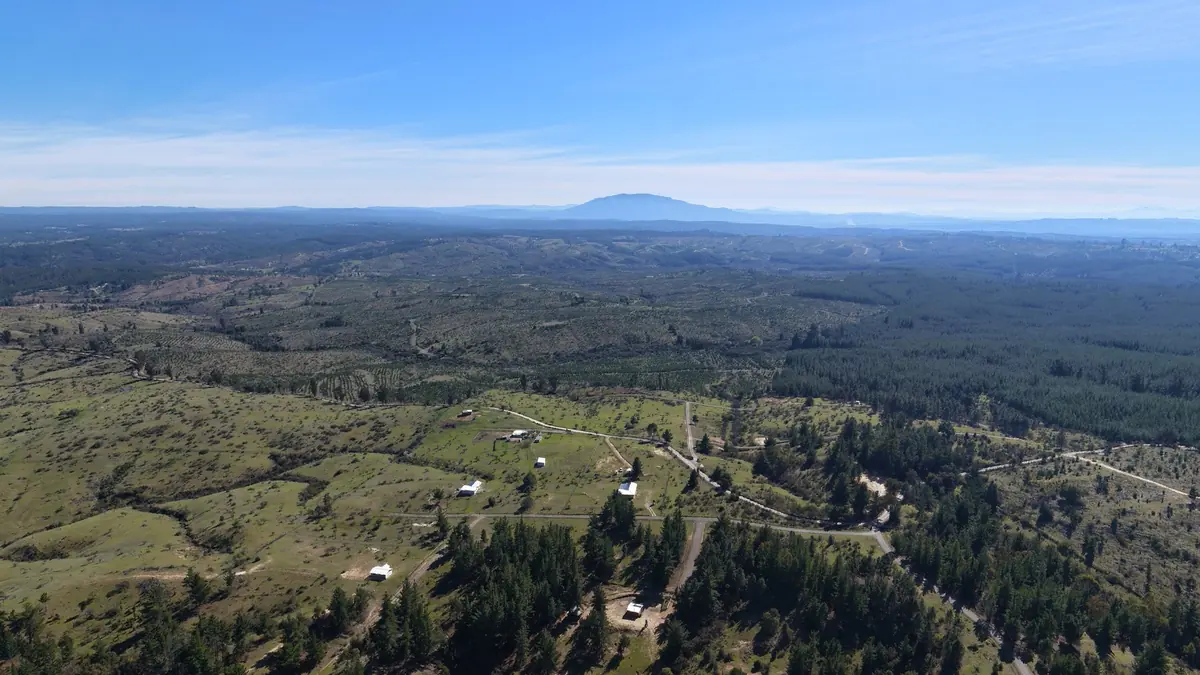
#> input picture landing/hero-chico.webp, 1200 x 675 px; its folder holds only this picture in this run
$ python -i satelite.py   (imports and definitions only)
#> lines starting #> are read from the running program, lines starting #| are printed output that depends on the picture
"""Calzar una vista contra la imagen satelital cuando los caminos no alcanzan.

La calibración con los caminos (calibracion.py) necesita caminos claros en la foto, y
deja la inclinación atada al horizonte (horizonte.py). En Parque Algarrobo fallaron
las dos cosas juntas: cerros, bruma de costa y el sol bajo hicieron que el horizonte
diera inclinaciones de 1 a 3° que la foto no tenía, la búsqueda con los caminos se fue
al tope en las tres vistas, y el dibujo quedó 20 a 40 m corrido, distinto en cada foto.

Lo que sí se ve en cualquier foto es dónde hay vegetación y dónde no. Sentinel-2
publica cada pocos días una imagen de todo el planeta a 10 m, bien georreferenciada,
y de ella sale el verdor del suelo (NDVI). Se proyecta la foto del dron sobre el suelo
con la pose que se está probando y se busca la pose con que el verdor de la foto más
se parece al del satélite: bosque sobre bosque, pradera sobre pradera, camino sobre
camino. En Parque Algarrobo deja las servidumbres del KMZ sobre los caminos de las
tres fotos.

Las imágenes se leen del bucket público de Sentinel-2 en AWS, trozo por trozo: son
GeoTIFF en teselas, y de un archivo de 200 MB basta bajar la tesela que cubre el loteo.
"""
from __future__ import annotations

import json
import math
import re
import struct
import urllib.request
import zlib
from dataclasses import dataclass, replace
from datetime import date, timedelta
from pathlib import Path
from typing import Callable

import numpy as np
from PIL import Image
from scipy.ndimage import gaussian_filter, map_coordinates
from scipy.optimize import minimize

from . import geo
from .calibracion import SIN_AJUSTE, Ajuste, _proyectar
from .proyeccion import Vista

BUCKET = "https://sentinel-cogs.s3.us-west-2.amazonaws.com"
PREFIJO = "sentinel-s2-l2a-cogs"
# Cuántos meses hacia atrás se busca una imagen despejada, y cuántas se miran.
MESES_ATRAS = 6
ESCENAS_PROBADAS = 12
NUBES_MAXIMAS_ESCENA = 40.0     # % de la escena entera (100 x 100 km)
NUBES_MAXIMAS_ZONA = 0.03       # fracción del recorte con nube, sombra o nieve
# Clases de la capa de escena de Sentinel (SCL) que tapan el suelo: sin dato, defecto,
# sombra de nube, nube media y alta, cirro y nieve.
CLASES_TAPADAS = (0, 1, 3, 8, 9, 10, 11)

ANCHO_FOTO = 3600
# El suelo que se compara: hasta dónde desde el dron y cada cuántos metros. Sentinel
# tiene 10 m por píxel; más fino no agrega nada.
ALCANCE_M = 1600.0
PASO_GRUESO_M = 20.0
PASO_FINO_M = 8.0
MARGEN_RECORTE_M = ALCANCE_M + 200.0

# Lo que se prueba. El desnivel, como en calibrar_altura; el giro y la inclinación, más
# sueltos que con los caminos: acá no hay cosas claras que arrastren la búsqueda.
DESNIVELES_DE_PARTIDA = tuple(float(d) for d in range(-80, 81, 20))
GIROS_DE_PARTIDA = (-2.0, 0.0, 2.0)
LIMITE_DESNIVEL = 80.0
LIMITE_GIRO = 3.0
LIMITE_INCLINACION = 4.0
# Con menos parecido que esto, o si mejora menos que esto, no se cree: una foto sobre
# puro bosque o puro potrero no tiene manchas que comparar.
PARECIDO_MINIMO = 0.40
MEJORA_MINIMA = 0.10
PUNTOS_MINIMOS = 2000

Descarga = Callable[[str, tuple[int, int] | None], bytes]


@dataclass(frozen=True)
class Verdor:
    """El verdor (NDVI) del suelo en una grilla UTM, norte arriba."""
    ndvi: np.ndarray
    este0: float          # borde oeste del primer píxel
    norte0: float         # borde norte del primer píxel
    paso: float           # metros por píxel
    huso: int
    sur: bool
    escena: str = ""

    # [6 lines left out: function en, not called in this run]


# --- La búsqueda de la pose -----------------------------------------------------

def cargar_foto(ruta: Path, ancho: int = ANCHO_FOTO) -> np.ndarray:
    """El verdor de la panorámica: cuánto le gana el verde al rojo, suavizado."""
#> called with ruta = '../landing/hero-chico.webp', ancho = 3600
    Image.MAX_IMAGE_PIXELS = None
    with Image.open(ruta) as imagen:
#> imagen is the input picture: PIL image 1200x675 RGB; mean R, G, B 97.2, 117.3, 136.1
        rgb = np.asarray(imagen.convert("RGB").resize((ancho, ancho // 2), Image.BILINEAR),
                         dtype=np.float32)
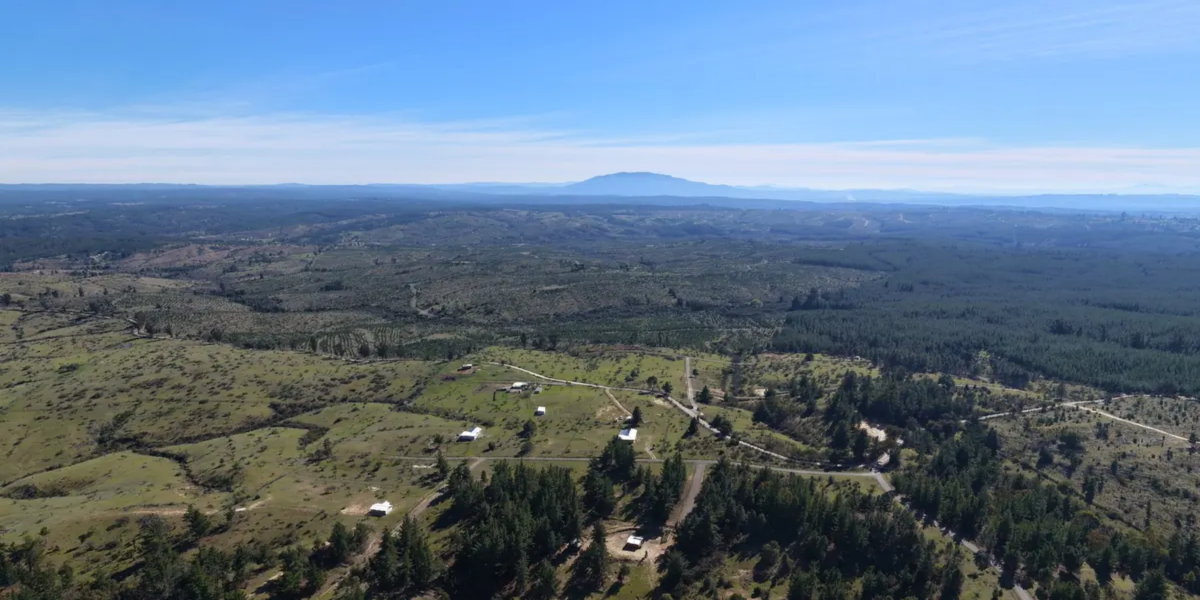
#> rgb: shape (1800, 3600, 3) float32 (shown at 1/3 size); mean R, G, B 96.8, 118.3, 135.8
    return verdor_de_foto(rgb)


def verdor_de_foto(rgb: np.ndarray) -> np.ndarray:
    rojo, verde = rgb[..., 0].astype(np.float32), rgb[..., 1].astype(np.float32)
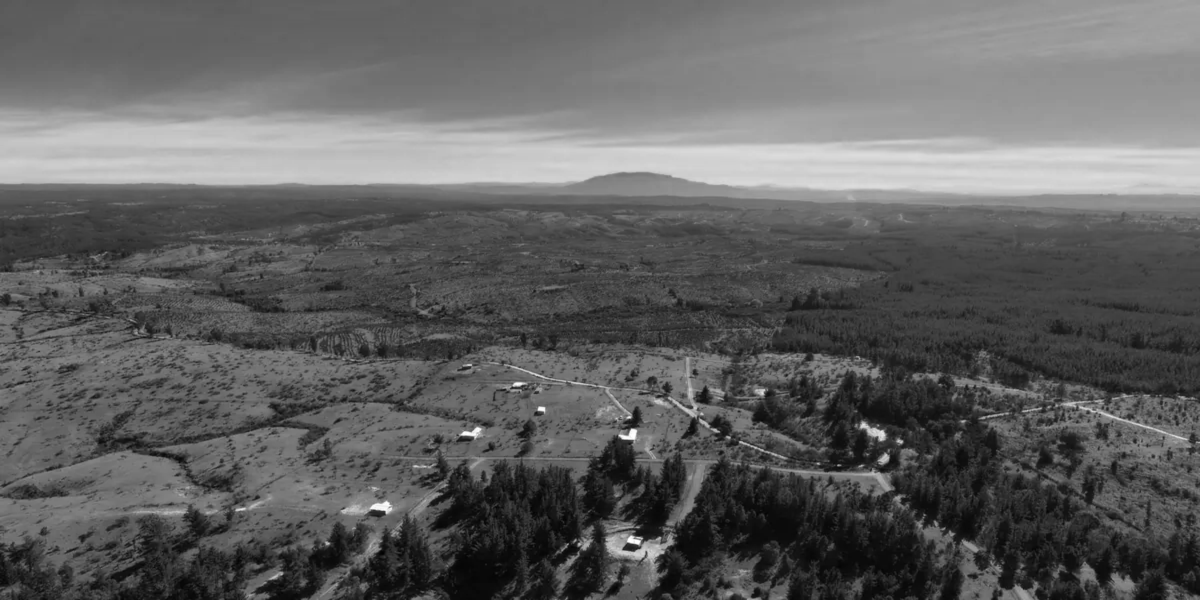
#> rojo: shape (1800, 3600) float32 (shown at 1/3 size); min 0, max 255, mean 97.2
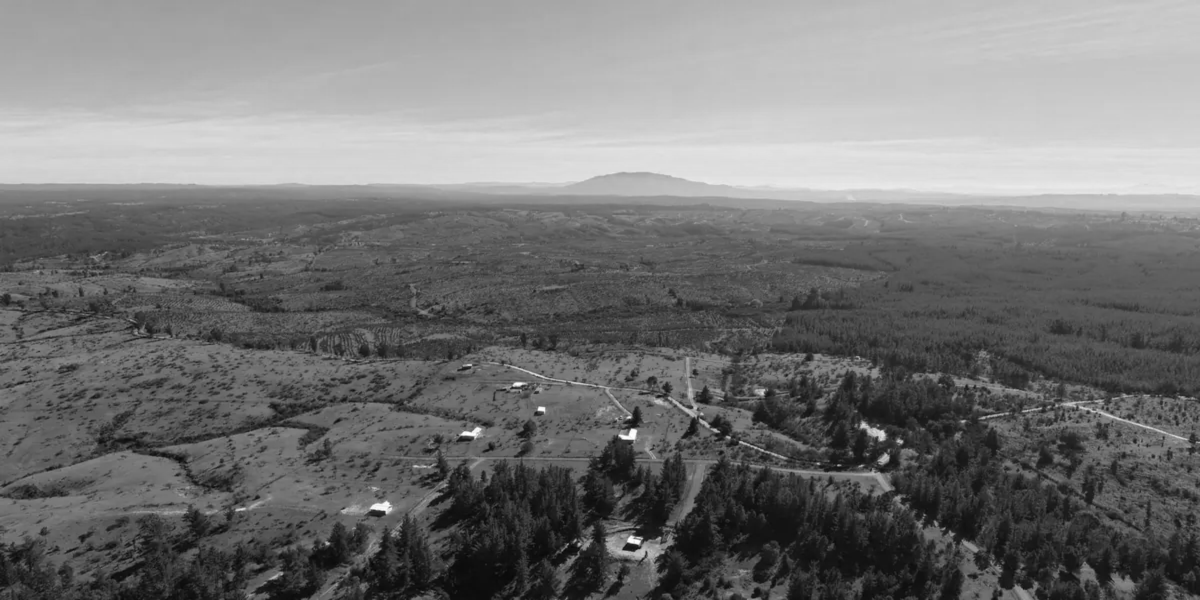
#> verde: shape (1800, 3600) float32 (shown at 1/3 size); min 1, max 255, mean 117.3
    return gaussian_filter((verde - rojo) / (verde + rojo + 1.0), 2.0)
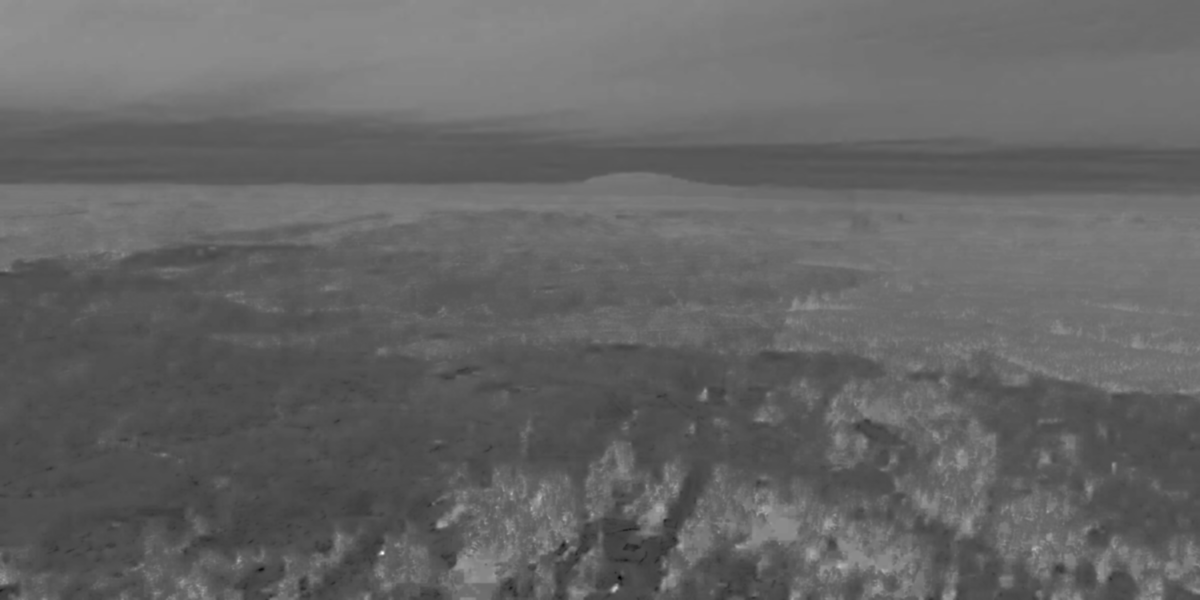
#> returned value: shape (1800, 3600) float32 (shown at 1/3 size); min -0.367, max 0.772, mean 0.0878; drawn with min black and max white


# [163 lines left out: functions calibrar, cargar, descargar, _escenas, _recorte, not called in this run]


class _Tif:
    """Lo justo de un GeoTIFF en teselas (COG) para leer un trozo con pedidos parciales:
    TIFF clásico, una banda, enteros sin signo, comprimido con deflate."""
    CABECERA = 65536

    # [49 lines left out: functions __init__, leer, not called in this run]


# --- UTM y la grilla de Sentinel -------------------------------------------------

_A, _F, _K0 = 6378137.0, 1 / 298.257223563, 0.9996
_BANDAS = "CDEFGHJKLMNPQRSTUVWX"
_COLUMNAS = ("STUVWXYZ", "ABCDEFGH", "JKLMNPQR")      # según huso % 3
_FILAS = "ABCDEFGHJKLMNPQRSTUV"


# [27 lines left out: functions a_utm, cuadro_mgrs, not called in this run]

>>> result = cargar_foto('../landing/hero-chico.webp')

$ run again, on landing/paso-calce.webp
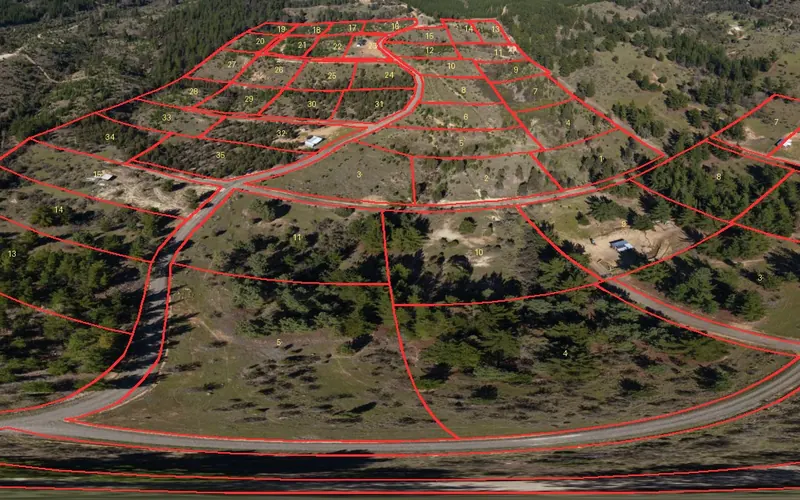
#> input picture landing/paso-calce.webp, 800 x 500 px
#> in cargar_foto, imagen is the input picture: PIL image 800x500 RGB; mean R, G, B 89.5, 73.7, 56.8
#> in verdor_de_foto, `rojo, verde = rgb[..., 0].astype(np.float32), rgb[..., 1].astype(np.fl..`:
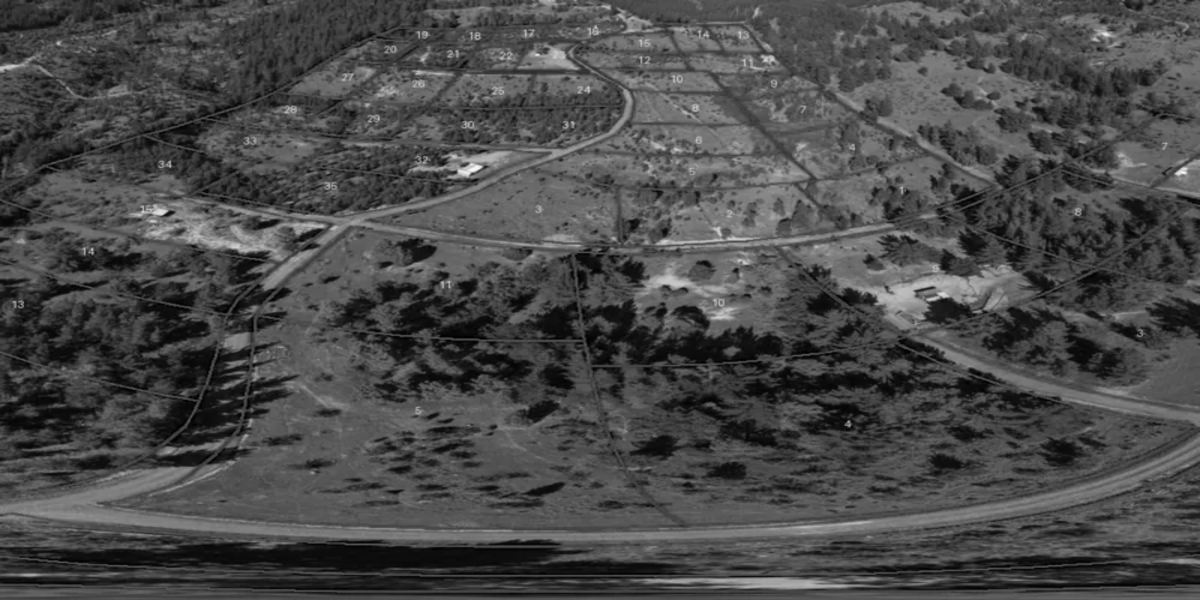
#> verde: shape (1800, 3600) float32 (shown at 1/3 size); min 0, max 254, mean 73.7
#> in verdor_de_foto, `return gaussian_filter((verde - rojo) / (verde + rojo + 1.0), 2.0)`:
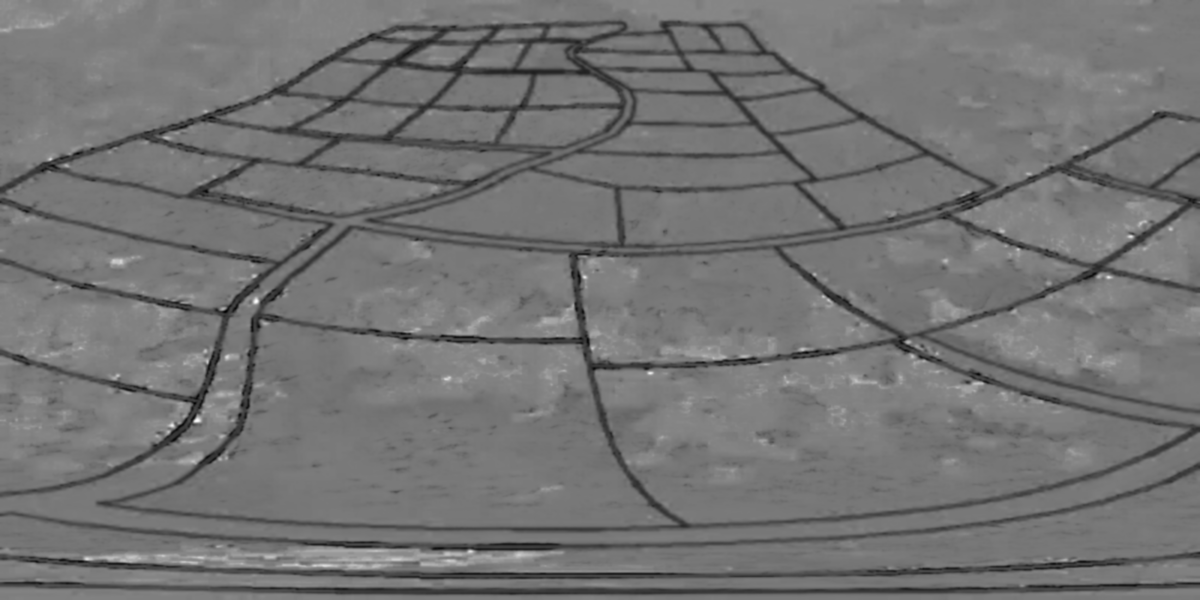
#> returned value: shape (1800, 3600) float32 (shown at 1/3 size); min -0.9, max 0.919, mean -0.0745; drawn with min black and max white
